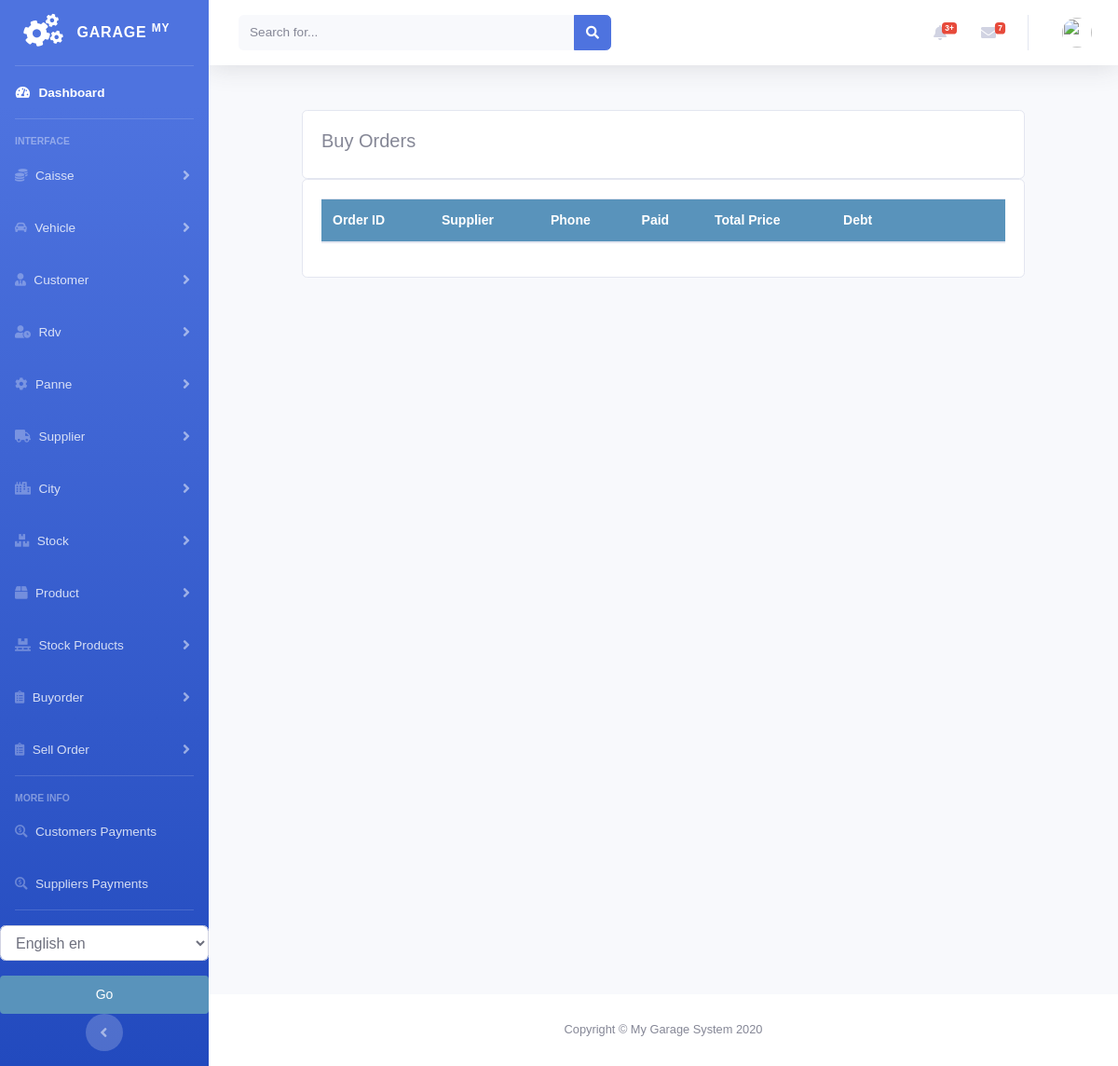
The app's page /buyorder/buyorder_list, older data.
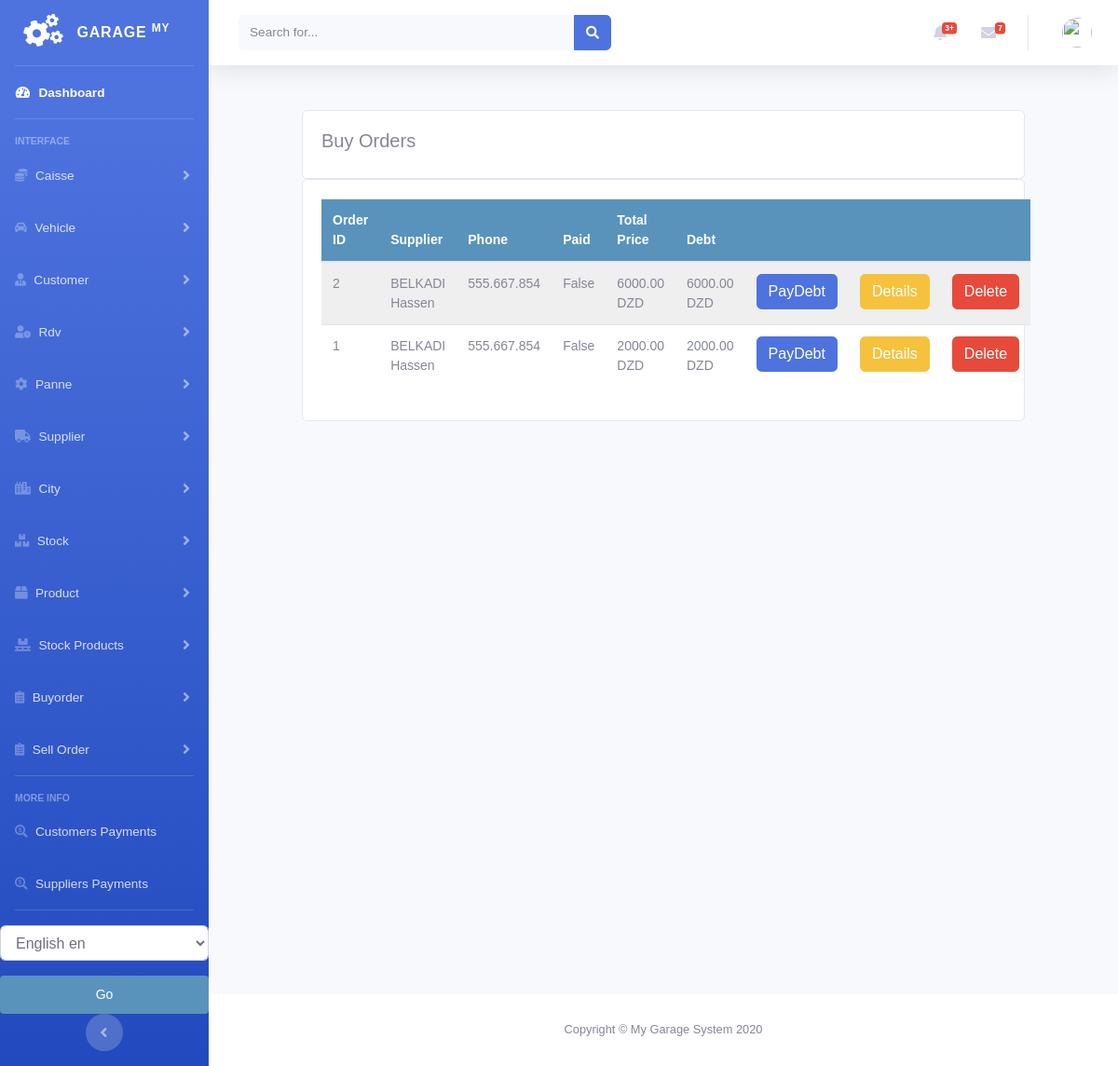
The same page, newer data.
### buyorder/models.py (models this page shows, shortened)
class BuyOrder(models.Model):
    user = models.IntegerField(default=0)
    supplier = models.ForeignKey(Supplier, on_delete=models.DO_NOTHING)
    created = models.DateTimeField(auto_now_add=True)
    updated = models.DateTimeField(auto_now=True)
    paid = models.BooleanField(default=False)
    debt = models.DecimalField(max_digits=10, decimal_places=2, null=True, blank=True, default=0)
    class Meta:
        ordering = ('-created',)
    def get_total_cost(self):
        return sum(item.get_cost() for item in self.items.all())

class BuyOrderItem(models.Model):
    order = models.ForeignKey(BuyOrder,
                              related_name='items',
                              on_delete=models.CASCADE)
    product = models.ForeignKey(Product,
                                related_name='buyorder_item',
                                on_delete=models.DO_NOTHING, null=True, blank=True)
    price = models.DecimalField(max_digits=10, decimal_places=2)
    quantity = models.PositiveIntegerField(default=1)
    def get_cost(self):
        return self.price * self.quantity

### supplier/models.py (models this page shows)
class Supplier(models.Model):
    firstname = models.CharField(max_length=250, null=True)
    lastname = models.CharField(max_length=250, null=True)
    address = models.CharField(max_length=200, null=True)
    phone = models.CharField(max_length=200, null=True)
    email = models.EmailField(null=True)
    date_created = models.DateTimeField(auto_now_add=True, null=True)
    date_joined = models.DateField(null=True)
    credit = models.DecimalField(max_digits=10, decimal_places=2, null=True, default=0.0)
    def __str__(self):
        return self.firstname + " " + self.lastname

### buyorder/views.py (the view)
# urls.py: path('buyorder_list', views.buyorder_list, name='buyorder_list'),
def buyorder_list(request):
    buyorders = BuyOrder.objects.all()
    context = {
        'buyorders': buyorders
    }
    return render(request, 'buyorder/list_buyorder.html', context)

### buyorder/templates/buyorder/list_buyorder.html (shortened to what this page needs)
{% extends 'home.html' %}
{% load static %}
{% block content %}
<br>
<div class="row">
    <div class="col-md">
        <div class="card card-body">
            <h5>Buy Orders</h5>
        </div>
        <div class="card card-body">
            <table id="table_id" class="table display text-center">
                <thead>
                <tr>
                    <th>Order ID</th>
                    <th>Supplier</th>
                    <th>Phone</th>
                    <th>Paid</th>
                    <th>Total Price</th>
                    <th>Debt</th>
                    <th></th>
                    <th></th>
                    <th></th>
                </tr>
                </thead>
                <tbody>
                {% for order in buyorders %}
                <tr>
                    <td>{{order.id}}</td>
                    <td>{{order.supplier}}</td>
                    <td>{{order.supplier.phone}}</td>
                    <td>{{order.paid}}</td>
                    <td>{{order.get_total_cost}} DZD</td>
                    <td>{{order.debt}} DZD</td>
                    <td>
                        {% if order.debt > 0%}
                        <a class="btn btn-primary " href="{% url 'payments:create_supplier_payment' order.id %}">PayDebt</a>
                        {% endif %}
                    </td>
                    <td>
                        <a class="btn btn-warning " href="{% url 'buyorder:buyorder_details' order.id %}">Details</a>
                    </td>
                    <td>
                        <a class="btn btn-danger " href="{% url 'buyorder:buyorder_delete' order.id %}">Delete</a>
                    </td>
                </tr>
                {% endfor %}
                </tbody>
            </table>
        </div>
    </div>
</div>
{% endblock %}
{% block jsscript %}
<link rel="stylesheet" href="https://ajax.googleapis.com/ajax/libs/jqueryui/1.12.1/themes/smoothness/jquery-ui.css">
<link rel="stylesheet" href="https://cdnjs.cloudflare.com/ajax/libs/chosen/1.8.7/chosen.min.css"/>
<link rel="stylesheet" type="text/css" href="https://cdn.datatables.net/1.10.22/css/jquery.dataTables.css">
{% endblock %}

Row changes from the older to the newer data that the page shows:
added BuyOrder: id "2", supplier "BELKADI Hassen", supplier.phone "555.667.854", paid "False", get_total_cost "6000.00", debt "6000.00", shows "PayDebt"
added BuyOrder: id "1", supplier "BELKADI Hassen", supplier.phone "555.667.854", paid "False", get_total_cost "2000.00", debt "2000.00", shows "PayDebt"
